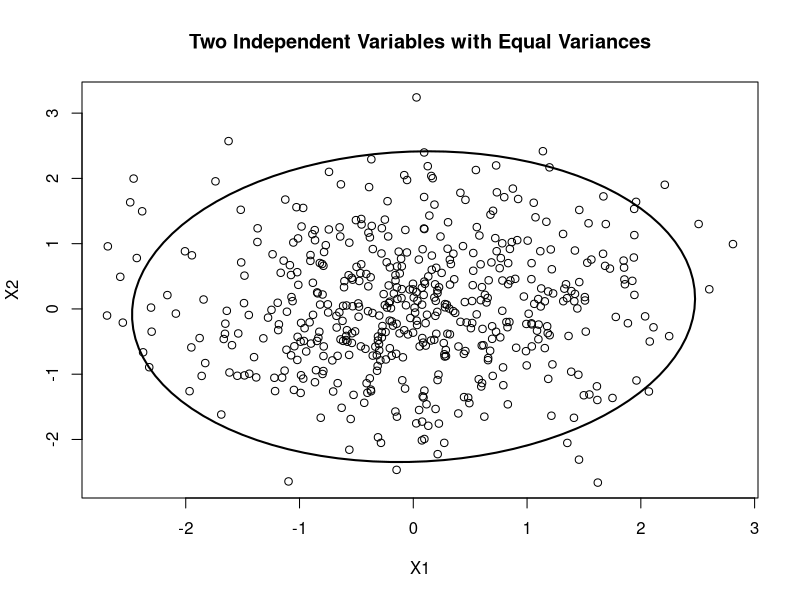
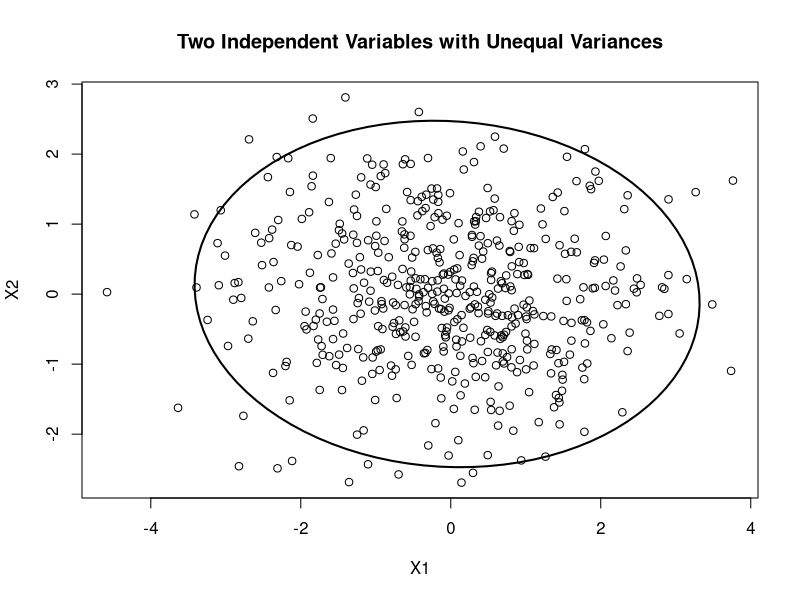
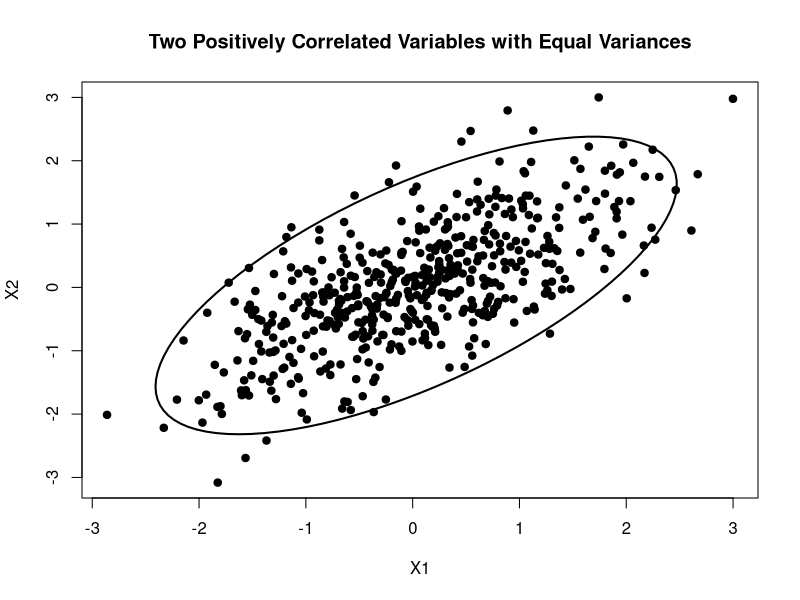
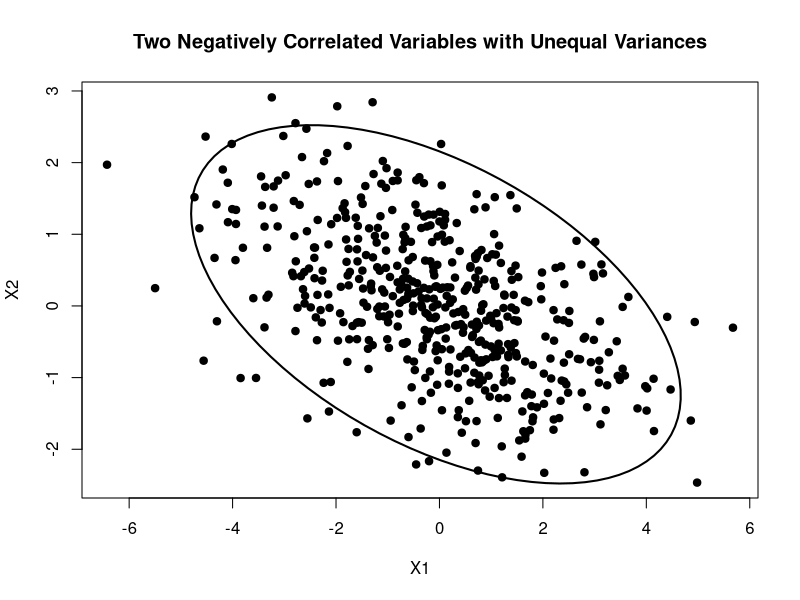

Here is the R script that generated these plots, in order:
## ---- chunk 1
x = matrix(c(3.2, 4.5, 2.1, 5.6, 3.9, 5.1, 6.8, 3.3, 7.2, 4.5, 7.3, 5.9, 6.5, 8.1, 5.7), nrow = 5, ncol = 3, byrow = FALSE)
print(x)
## ---- chunk 2
# Compute the Euclidean distances between rows of matrix 'x'
d_rows = as.matrix(dist(x))
print("Euclidean Distance Between Rows:")
d_rows_rounded = round(d_rows, digits = 2)
print(d_rows_rounded)
## ---- chunk 3
max_distance = max(d_rows)
row_indices = which(d_rows == max_distance, arr.ind = TRUE)
cat("The Two Most Distant Rows From Each Other Are:", row_indices[1, 1], "and", row_indices[1, 2])
## ---- chunk 4
# Compute the Euclidean distances between columns of matrix 'x'
d_cols = as.matrix(t(dist(x))) # Transpose matrix 'x' to compute the column-wise distances
print("Euclidean Distance Between Columns:")
d_cols_rounded = round(d_cols, digits = 2)
print(d_cols_rounded)
## ---- chunk 5
min_distance = min(d_cols[d_cols > 0]) # Exclude zero distances so that it's the minimum distance between 2 different columns
col_indices = which(d_cols == min_distance, arr.ind = TRUE)
cat("The Two Closest Columns To Each Other Are:", col_indices[1, 1], "and", col_indices[1, 2])
## ---- chunk 6
s = sqrt(diag(var(x, use = "complete.obs")))
z = scale(x, center = FALSE, scale = s)
d = as.matrix(dist(z))
rd = round(d, digits = 2)
print("Euclidean Distance Between The Standardized Rows:")
print(rd)
## ---- chunk 7
max_distance_standardized = max(rd)
row_indices2 = which(rd == max_distance_standardized, arr.ind = TRUE)
cat("The Two Most Distant Rows From Each Other Are:", row_indices2[1, 1], "and", row_indices2[1, 2])
## ---- chunk 8
d2 = as.matrix(dist(t(z))) # Transpose standardized matrix 'x' to compute the column-wise distances
rd2 = round(d2, digits = 2)
print("Euclidean Distance Between The Standardized Columns:")
print(rd2)
## ---- chunk 9
min_distance_standardized = min(rd2[rd2 > 0]) # Exclude zero distances so that it's the minimum distance between 2 different columns
col_indices2 = which(rd2 == min_distance_standardized, arr.ind = TRUE)
cat("The Two Closest Columns To Each Other Are:", col_indices2[1, 1], "and", col_indices2[1, 2])
## ---- chunk 10
if(!require("MASS")) install.packages("MASS")
if(!require("ellipse")) install.packages("ellipse")
library(MASS)
library(ellipse)
## ---- chunk 11
# Defining the mean vector
mu = c(0,0)

# Define the covariance matrix (equal variances)
Simga = matrix(c(1, 0, 
                 0, 1), nrow = 2)

# Generate a bivariate normal sample
set.seed(123)
my_x = mvrnorm(n = 500, mu = mu, Sigma = Simga)

# Compute the mean and covariance of the sample
sample_mean = colMeans(my_x)

sample_cov = var(my_x)

plot(my_x, main = "Two Independent Variables with Equal Variances", xlab = "X1", ylab = "X2")

# Add an ellipse to the plot
ellipse_data = ellipse(sample_cov, centre = sample_mean, level = 0.95)
lines(ellipse_data, lwd = 2)
## ---- chunk 12
# Defining the mean vector
mu = c(0,0)

# Defining the covariance matrix (unequal variances)
Simga = matrix(c(2, 0, 
                 0, 1), nrow = 2)

# Generate a bivariate normal sample
set.seed(123)
my_x = mvrnorm(n = 500, mu = mu, Sigma = Simga)

# Compute the mean and covariance of the sample
sample_mean = colMeans(my_x)
sample_cov = var(my_x)

plot(my_x, main = "Two Independent Variables with Unequal Variances", xlab = "X1", ylab = "X2")

# Add an ellipse to the plot
ellipse_data = ellipse(sample_cov, centre = sample_mean, level = 0.95)
lines(ellipse_data, lwd = 2)
## ---- chunk 13
# Defining the mean vector
mu = c(0, 0)

# Defining the covariance matrix (positively correlated with equal variances)
Sigma = matrix(c(1, 0.7, 
                 0.7, 1), nrow = 2)

# Generate a bivariate normal sample
set.seed(123)
my_x = mvrnorm(n = 500, mu = mu, Sigma = Sigma)

# Compute the mean and covariance of the sample
sample_mean = colMeans(my_x)
sample_cov = var(my_x)

plot(my_x, main = "Two Positively Correlated Variables with Equal Variances", xlab = "X1", ylab = "X2", pch = 19)

# Add the ellipse to the plot
ellipse_data = ellipse(sample_cov, centre = sample_mean, level = 0.95)
lines(ellipse_data, lwd = 2)
## ---- chunk 14
# Defining the mean vector
mu = c(0, 0)

# Defining the covariance matrix (negatively correlated with unequal variances)
Sigma = matrix(c(4, -1, 
                 -1, 1), nrow = 2)

# Generate a bivariate normal sample
set.seed(123)
my_x = mvrnorm(n = 500, mu = mu, Sigma = Sigma)

# Compute the mean and covariance of the sample
sample_mean = colMeans(my_x)
sample_cov = var(my_x)

plot(my_x, main = "Two Negatively Correlated Variables with Unequal Variances", xlab = "X1", ylab = "X2", pch = 19)

# Add the ellipse to the plot
ellipse_data = ellipse(sample_cov, centre = sample_mean, level = 0.95)
lines(ellipse_data, lwd = 2)
## ---- chunk 15
# Redefine the covariance matrix from Question 2a
Sigma = matrix(c(1, 0, 
                  0, 1), nrow = 2)

# Eigen decomposition
eig = eigen(Sigma)

# Length of axes
axis_lengths = 2 * sqrt(eig$values)
cat("Lengths of axes:", axis_lengths, "\n")

# Direction of axes (eigen-vectors)
cat("Directions of axes:\n")
print(eig$vectors)
## ---- chunk 16
# Redfine the covariance matrix from Question 2b
Sigma = matrix(c(2, 0, 
                  0, 1), nrow = 2)

# Eigen decomposition
eig = eigen(Sigma)

# Length of axes
axis_lengths = 2 * sqrt(eig$values)
cat("Lengths of axes:", axis_lengths, "\n")

# Direction of axes (eigen-vectors)
cat("Directions of axes:\n")
print(eig$vectors)
## ---- chunk 17
# Redefine the covariance matrix from Question 2c
Sigma = matrix(c(1, 0.7, 
                  0.7, 1), nrow = 2)

# Eigen decomposition
eig = eigen(Sigma)

# Length of axes
axis_lengths = 2 * sqrt(eig$values)
cat("Lengths of axes:", axis_lengths, "\n")

# Direction of axes (eigen-vectors)
cat("Directions of axes:\n")
print(eig$vectors)
## ---- chunk 18
# Redfine the covariance matrix from Question 2d
Sigma = matrix(c(4, -1, 
                 -1, 1), nrow = 2)

# Eigen decomposition
eig = eigen(Sigma)

# Length of axes
axis_lengths = 2 * sqrt(eig$values)
cat("Lengths of axes:", axis_lengths, "\n")

# Direction of axes (eigen-vectors)
cat("Directions of axes:\n")
print(eig$vectors)
